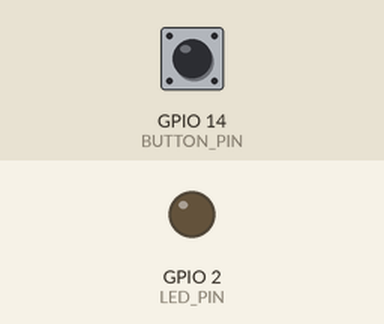
Simulated run of this sketch. Board: ESP32. Shown: output pins drawn as LEDs (lit = HIGH). The test bench sets the inputs (shaded band); at power-on: GPIO 14 (BUTTON_PIN) LOW.

Above: at 1.2 s.
1.3 s: GPIO 14 (BUTTON_PIN) pulled HIGH for 0.15 s
At 1.9 s:
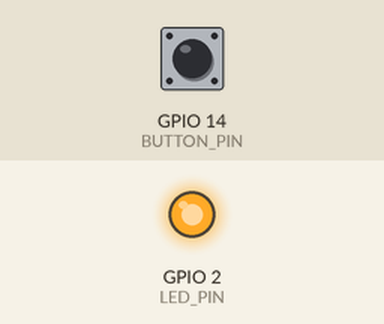
2.9 s: GPIO 14 (BUTTON_PIN) pulled HIGH for 1 s
At 4.3 s:
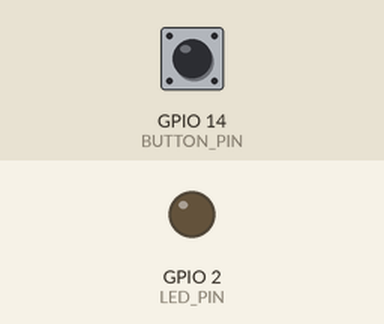
5.4 s: GPIO 14 (BUTTON_PIN) pulled HIGH for 3.2 s
At 6.2 s:
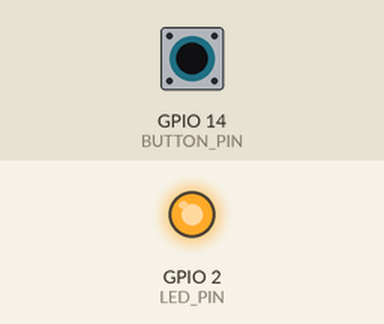
Timing chart, 0 to 8.4 s (numbered marks = the images above; inputs shaded):
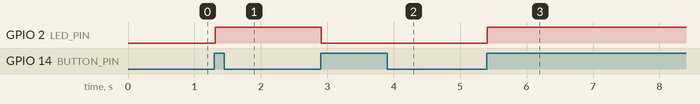

Measured:
- after the input at 1.3 s, GPIO 2 (LED_PIN): LOW → HIGH at once
- after the input at 2.9 s, GPIO 2 (LED_PIN): HIGH → LOW at once
- after the input at 5.4 s, GPIO 2 (LED_PIN): LOW → HIGH at once

The sketch:

2.macro_define.ino
```cpp
/*
  该程序作用是使用宏定义按键实现开关灯效果
在线文档：https://docs.geeksman.com/esp32/Arduino/09.esp32-arduino-button.html
*/
// 宏定义 LED 和 按键引脚
#define LED_PIN       2
#define BUTTON_PIN    14


// 定义 LED 逻辑值
int led_logic = 0;
// 定义记录 LED 状态是否更改过的值
bool status = false;

void setup() {
  // 配置引脚模式
  pinMode(LED_PIN, OUTPUT);
  pinMode(BUTTON_PIN, INPUT_PULLDOWN);
}


void loop() {
  // 按键消抖
  if (digitalRead(BUTTON_PIN)) {
    // 睡眠 10ms, 如果依然是高电平，说明是按下并非抖动
    delay(10);
    if (digitalRead(BUTTON_PIN) && !status) {
      led_logic = !led_logic;
      digitalWrite(LED_PIN, led_logic);
      // 修改 status
      status = !status;
      } else if (!digitalRead(BUTTON_PIN)) {
        status = false;
        }
    }
}
```
